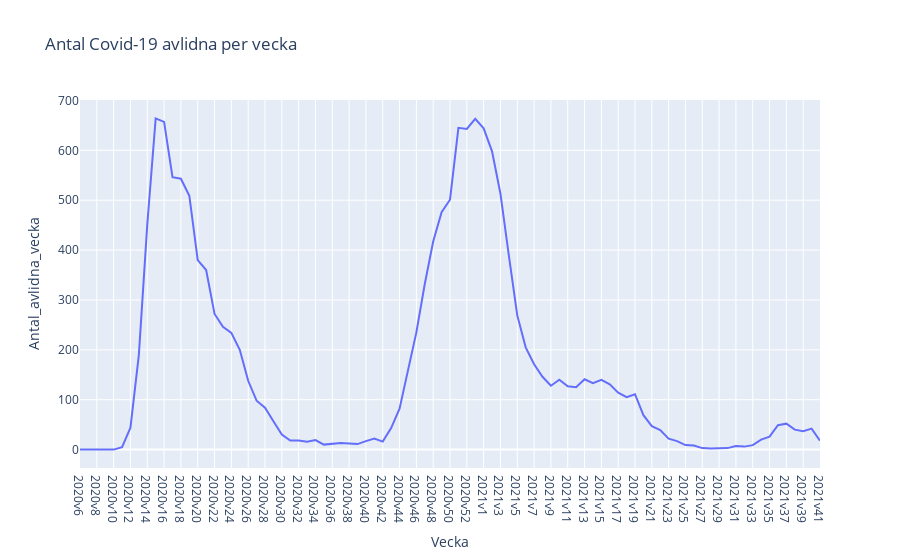

Source (notebook cell):
### Code cell
fig1 = px.line(clean_s_d_v_r, x= "Vecka", y = "Antal_avlidna_vecka", title= "Antal Covid-19 avlidna per vecka")
fig1.show()
fig1.write_html("Visualiseringar/Avlidna___per_vecka.html")

### Figure 1 — Plotly figure (JSON) as saved in the notebook; plotly's stock layout.template omitted (floating-point values rounded to 4 significant figures)
{"data": [{"hovertemplate": "Vecka=%{x}<br>Antal_avlidna_vecka=%{y}<extra></extra>", "legendgroup": "", "line": {"color": "#636efa", "dash": "solid"}, "marker": {"symbol": "circle"}, "mode": "lines", "name": "", "orientation": "v", "showlegend": false, "type": "scatter", "x": ["2020v6", "2020v7", "2020v8", "2020v9", "2020v10", "2020v11", "2020v12", "2020v13", "2020v14", "2020v15", "2020v16", "2020v17", "2020v18", "2020v19", "2020v20", "2020v21", "2020v22", "2020v23", "2020v24", "2020v25", "2020v26", "2020v27", "2020v28", "2020v29", "2020v30", "2020v31", "2020v32", "2020v33", "2020v34", "2020v35", "2020v36", "2020v37", "2020v38", "2020v39", "2020v40", "2020v41", "2020v42", "2020v43", "2020v44", "2020v45", "2020v46", "2020v47", "2020v48", "2020v49", "2020v50", "2020v51", "2020v52", "2020v53", "2021v1", "2021v2", "2021v3", "2021v4", "2021v5", "2021v6", "2021v7", "2021v8", "2021v9", "2021v10", "2021v11", "2021v12", "2021v13", "2021v14", "2021v15", "2021v16", "2021v17", "2021v18", "2021v19", "2021v20", "2021v21", "2021v22", "2021v23", "2021v24", "2021v25", "2021v26", "2021v27", "2021v28", "2021v29", "2021v30", "2021v31", "2021v32", "2021v33", "2021v34", "2021v35", "2021v36", "2021v37", "2021v38", "2021v39", "2021v40", "2021v41"], "xaxis": "x", "y": [0, 0, 0, 0, 0, 5, 44, 190, 451, 664, 657, 546, 543, 509, 380, 360, 272, 246, 234, 200, 138, 98, 84, 57, 30, 18, 18, 16, 19, 10, 12, 13, 12, 11, 17, 22, 16, 43, 82, 157, 235, 332, 417, 476, 501, 645, 643, 663, 644, 598, 513, 389, 269, 205, 171, 146, 128, 140, 127, 125, 141, 133, 140, 131, 114, 105, 111, 69, 47, 39, 22, 17, 9, 8, 3, 2, 3, 3, 7, 6, 9, 20, 26, 49, 52, 40, 37, 42, 18], "yaxis": "y"}], "layout": {"legend": {"tracegroupgap": 0}, "title": {"text": "Antal Covid-19 avlidna per vecka"}, "xaxis": {"anchor": "y", "domain": [0, 1], "title": {"text": "Vecka"}}, "yaxis": {"anchor": "x", "domain": [0, 1], "title": {"text": "Antal_avlidna_vecka"}}}}
